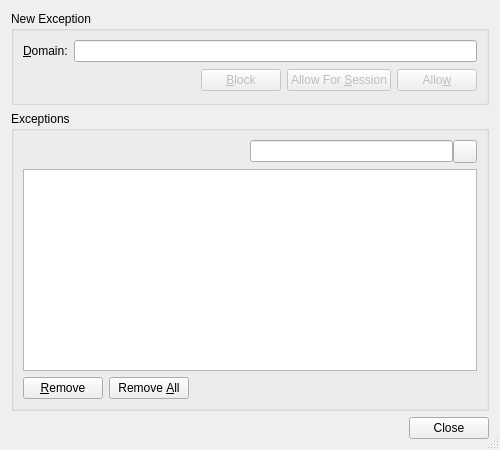
<?xml version="1.0" encoding="UTF-8"?>
<ui version="4.0">
 <class>CookiesExceptionsDialog</class>
 <widget class="QDialog" name="CookiesExceptionsDialog">
  <property name="geometry">
   <rect>
    <x>0</x>
    <y>0</y>
    <width>500</width>
    <height>450</height>
   </rect>
  </property>
  <property name="windowTitle">
   <string>Cookie Exceptions</string>
  </property>
  <property name="sizeGripEnabled">
   <bool>true</bool>
  </property>
  <layout class="QVBoxLayout" name="verticalLayout">
   <item>
    <widget class="QGroupBox" name="newExceptionGroupBox">
     <property name="title">
      <string>New Exception</string>
     </property>
     <layout class="QGridLayout">
      <item row="0" column="0">
       <layout class="QHBoxLayout" name="_2">
        <item>
         <widget class="QLabel" name="label">
          <property name="text">
           <string>&amp;Domain:</string>
          </property>
          <property name="buddy">
           <cstring>domainEdit</cstring>
          </property>
         </widget>
        </item>
        <item>
         <widget class="QLineEdit" name="domainEdit">
          <property name="toolTip">
           <string>Enter the domain name</string>
          </property>
         </widget>
        </item>
       </layout>
      </item>
      <item row="1" column="0">
       <layout class="QHBoxLayout" name="_3">
        <item>
         <spacer>
          <property name="orientation">
           <enum>Qt::Horizontal</enum>
          </property>
          <property name="sizeHint" stdset="0">
           <size>
            <width>81</width>
            <height>25</height>
           </size>
          </property>
         </spacer>
        </item>
        <item>
         <widget class="QPushButton" name="blockButton">
          <property name="enabled">
           <bool>false</bool>
          </property>
          <property name="toolTip">
           <string>Press to always reject cookies for the domain</string>
          </property>
          <property name="text">
           <string>&amp;Block</string>
          </property>
         </widget>
        </item>
        <item>
         <widget class="QPushButton" name="allowForSessionButton">
          <property name="enabled">
           <bool>false</bool>
          </property>
          <property name="toolTip">
           <string>Press to accept cookies for the domain for the current session</string>
          </property>
          <property name="text">
           <string>Allow For &amp;Session</string>
          </property>
         </widget>
        </item>
        <item>
         <widget class="QPushButton" name="allowButton">
          <property name="enabled">
           <bool>false</bool>
          </property>
          <property name="toolTip">
           <string>Press to always accept cookies for the domain</string>
          </property>
          <property name="text">
           <string>Allo&amp;w</string>
          </property>
         </widget>
        </item>
       </layout>
      </item>
     </layout>
    </widget>
   </item>
   <item>
    <widget class="QGroupBox" name="exceptionsGroup">
     <property name="title">
      <string>Exceptions</string>
     </property>
     <layout class="QGridLayout" name="gridLayout">
      <item row="0" column="0" colspan="3">
       <layout class="QHBoxLayout" name="horizontalLayout_2">
        <item>
         <spacer name="horizontalSpacer">
          <property name="orientation">
           <enum>Qt::Horizontal</enum>
          </property>
          <property name="sizeHint" stdset="0">
           <size>
            <width>40</width>
            <height>20</height>
           </size>
          </property>
         </spacer>
        </item>
        <item>
         <layout class="QHBoxLayout" name="horizontalLayout">
          <property name="spacing">
           <number>0</number>
          </property>
          <item>
           <widget class="QLineEdit" name="searchEdit">
            <property name="toolTip">
             <string>Enter search term for exceptions</string>
            </property>
           </widget>
          </item>
          <item>
           <widget class="QToolButton" name="clearButton">
            <property name="toolTip">
             <string>Press to clear the search edit</string>
            </property>
            <property name="text">
             <string/>
            </property>
           </widget>
          </item>
         </layout>
        </item>
       </layout>
      </item>
      <item row="1" column="0" colspan="3">
       <widget class="E4TableView" name="exceptionsTable">
        <property name="alternatingRowColors">
         <bool>true</bool>
        </property>
        <property name="selectionBehavior">
         <enum>QAbstractItemView::SelectRows</enum>
        </property>
        <property name="textElideMode">
         <enum>Qt::ElideMiddle</enum>
        </property>
        <property name="showGrid">
         <bool>false</bool>
        </property>
        <property name="sortingEnabled">
         <bool>true</bool>
        </property>
        <attribute name="verticalHeaderVisible">
         <bool>false</bool>
        </attribute>
       </widget>
      </item>
      <item row="2" column="0">
       <widget class="QPushButton" name="removeButton">
        <property name="toolTip">
         <string>Press to remove the selected entries</string>
        </property>
        <property name="text">
         <string>&amp;Remove</string>
        </property>
       </widget>
      </item>
      <item row="2" column="1">
       <widget class="QPushButton" name="removeAllButton">
        <property name="toolTip">
         <string>Press to remove all entries</string>
        </property>
        <property name="text">
         <string>Remove &amp;All</string>
        </property>
       </widget>
      </item>
      <item row="2" column="2">
       <spacer name="horizontalSpacer_2">
        <property name="orientation">
         <enum>Qt::Horizontal</enum>
        </property>
        <property name="sizeHint" stdset="0">
         <size>
          <width>286</width>
          <height>20</height>
         </size>
        </property>
       </spacer>
      </item>
     </layout>
    </widget>
   </item>
   <item>
    <widget class="QDialogButtonBox" name="buttonBox">
     <property name="orientation">
      <enum>Qt::Horizontal</enum>
     </property>
     <property name="standardButtons">
      <set>QDialogButtonBox::Close</set>
     </property>
    </widget>
   </item>
  </layout>
 </widget>
 <customwidgets>
  <customwidget>
   <class>E4TableView</class>
   <extends>QTableView</extends>
   <header>E4Gui/E4TableView.h</header>
  </customwidget>
 </customwidgets>
 <tabstops>
  <tabstop>domainEdit</tabstop>
  <tabstop>blockButton</tabstop>
  <tabstop>allowForSessionButton</tabstop>
  <tabstop>allowButton</tabstop>
  <tabstop>searchEdit</tabstop>
  <tabstop>clearButton</tabstop>
  <tabstop>exceptionsTable</tabstop>
  <tabstop>removeButton</tabstop>
  <tabstop>removeAllButton</tabstop>
  <tabstop>buttonBox</tabstop>
 </tabstops>
 <resources/>
 <connections>
  <connection>
   <sender>buttonBox</sender>
   <signal>accepted()</signal>
   <receiver>CookiesExceptionsDialog</receiver>
   <slot>accept()</slot>
   <hints>
    <hint type="sourcelabel">
     <x>227</x>
     <y>429</y>
    </hint>
    <hint type="destinationlabel">
     <x>157</x>
     <y>274</y>
    </hint>
   </hints>
  </connection>
  <connection>
   <sender>buttonBox</sender>
   <signal>rejected()</signal>
   <receiver>CookiesExceptionsDialog</receiver>
   <slot>reject()</slot>
   <hints>
    <hint type="sourcelabel">
     <x>295</x>
     <y>435</y>
    </hint>
    <hint type="destinationlabel">
     <x>286</x>
     <y>274</y>
    </hint>
   </hints>
  </connection>
  <connection>
   <sender>clearButton</sender>
   <signal>clicked()</signal>
   <receiver>searchEdit</receiver>
   <slot>clear()</slot>
   <hints>
    <hint type="sourcelabel">
     <x>467</x>
     <y>159</y>
    </hint>
    <hint type="destinationlabel">
     <x>432</x>
     <y>158</y>
    </hint>
   </hints>
  </connection>
 </connections>
</ui>
